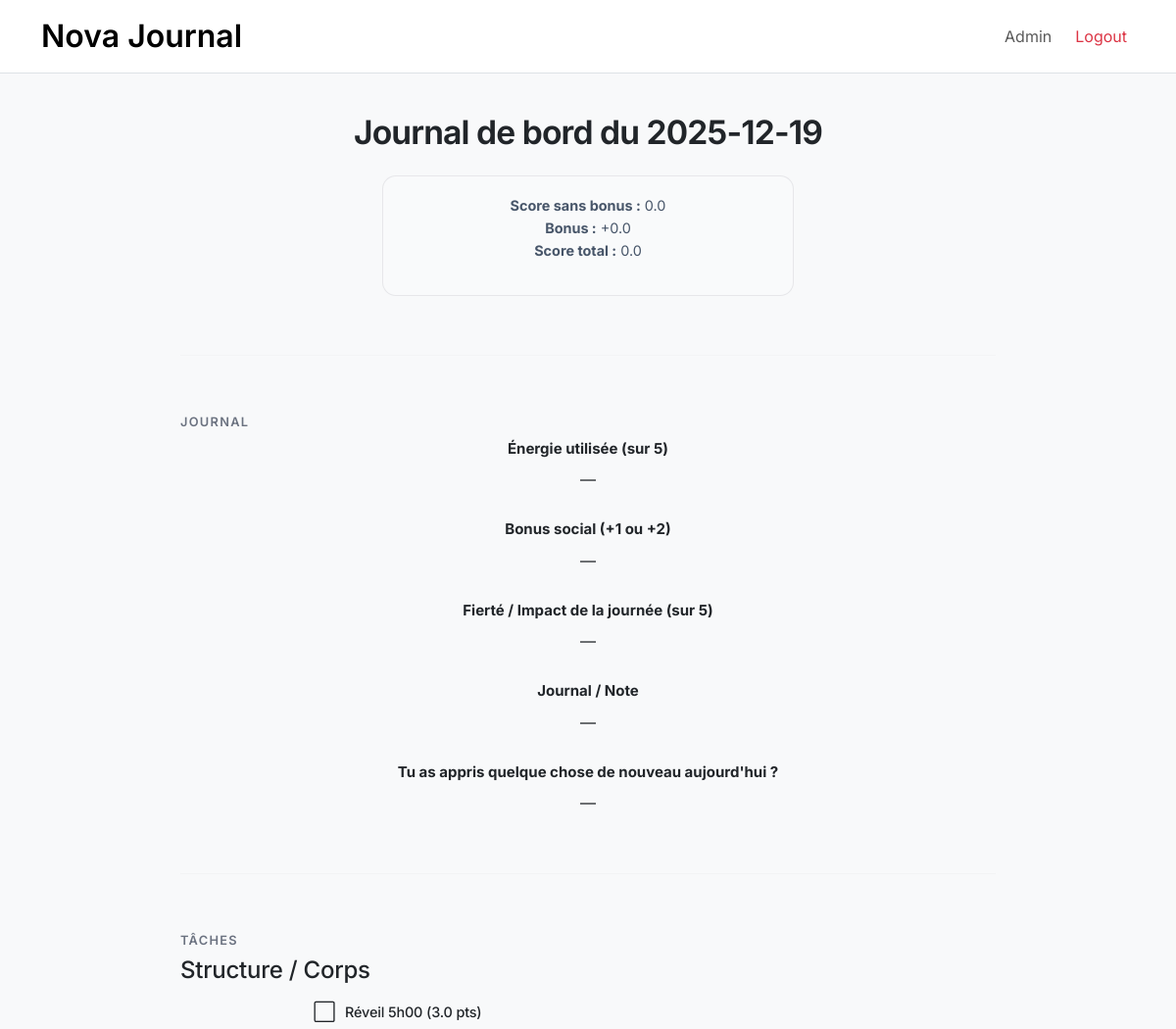
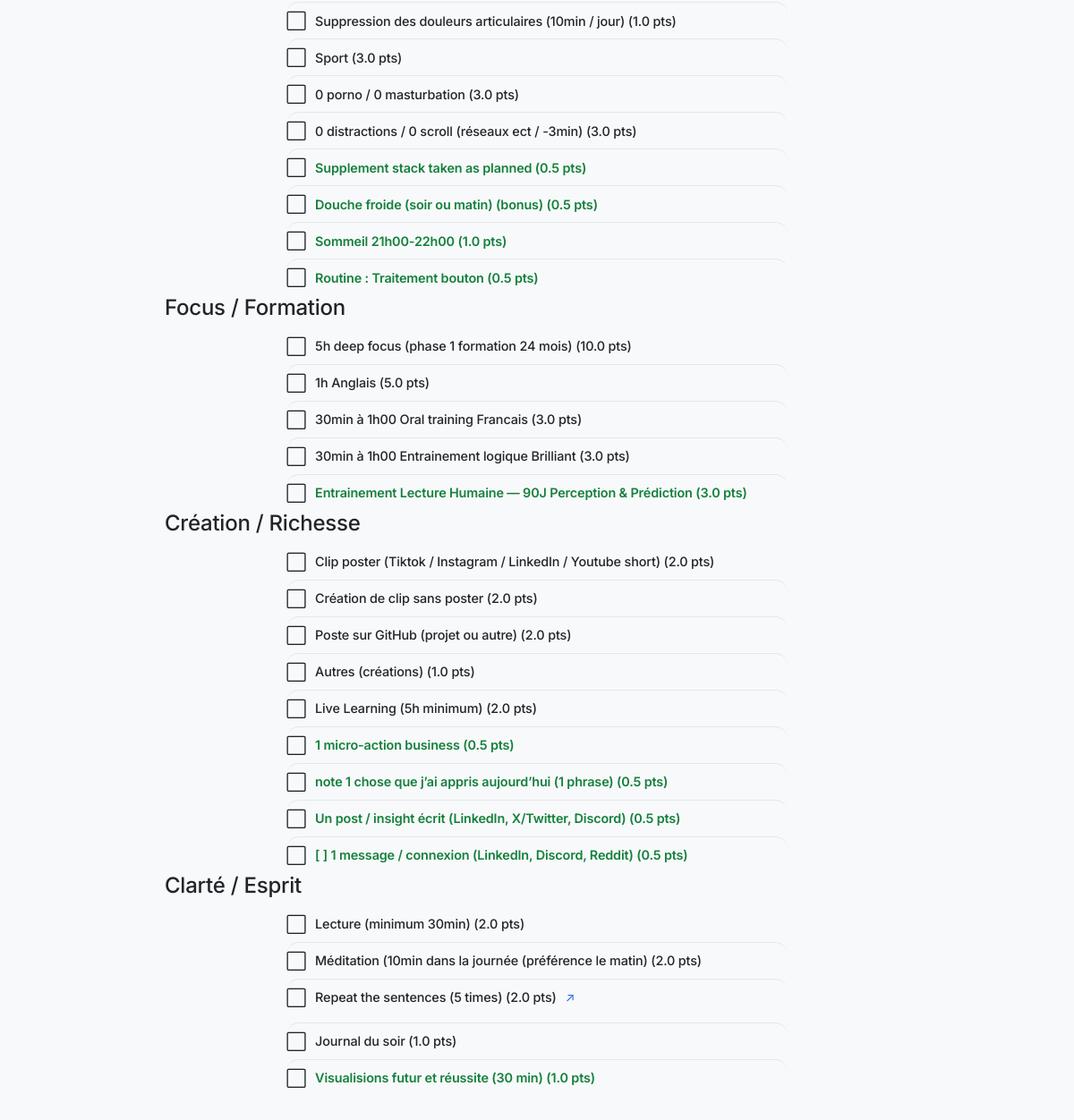
/old_journal/2025-12-19 (signed in), run on the app's committed database (2 pictures, top to bottom).
### tables this page shows
CREATE TABLE days (
    id_days INTEGER PRIMARY KEY AUTOINCREMENT,
    user_id INTEGER NOT NULL,
    date TEXT NOT NULL,
    total_score REAL DEFAULT 0,
    energy_score INTEGER CHECK (energy_score BETWEEN 1 AND 5),
    pride_score INTEGER CHECK (pride_score BETWEEN 1 AND 4),
    main_score REAL DEFAULT 0,
    bonus_score REAL DEFAULT 0,
    UNIQUE (user_id, date),
    FOREIGN KEY (user_id) REFERENCES users(id) ON DELETE CASCADE
);

CREATE TABLE input_definitions (
    id_input_def INTEGER PRIMARY KEY AUTOINCREMENT,
    user_id INTEGER NOT NULL,
    name TEXT NOT NULL,
    type TEXT NOT NULL CHECK (type IN ('scale', 'boolean', 'text', 'select')),
    min_value INTEGER,
    max_value INTEGER,
    active INTEGER NOT NULL DEFAULT 1,
    description TEXT, count_in_main INTEGER DEFAULT 0,
    FOREIGN KEY (user_id) REFERENCES users(id) ON DELETE CASCADE
);

CREATE TABLE tasks (
    id_task INTEGER PRIMARY KEY AUTOINCREMENT,
    user_id INTEGER NOT NULL,
    categorie TEXT NOT NULL,
    name TEXT NOT NULL,
    points REAL NOT NULL,
    active INTEGER NOT NULL DEFAULT 1,
    point_type TEXT NOT NULL CHECK (point_type IN ('main', 'bonus')) DEFAULT 'main',
    note TEXT,
    link TEXT,
    FOREIGN KEY (user_id) REFERENCES users(id) ON DELETE CASCADE
);

### app.py (the view)
@app.route("/old_journal/<date>")
@login_required
def old_journal(date):
    rows = db.execute(
        """
        SELECT *
        FROM days
        WHERE user_id = ? AND date = ?
        """,
        session["user_id"],
        date
    )
    if not rows:
        return redirect("/old_journals")
    day = rows[0]
    categories = db.execute(
        """
        SELECT id_category, name
        FROM categories
        WHERE user_id = ?
        ORDER BY name
        """,
        session["user_id"]
    )
    raw_tasks = db.execute(
        """
        SELECT *
        FROM tasks
        WHERE user_id = ? AND active = 1
        """,
        session["user_id"]
    )
    grouped_tasks = defaultdict(list)
    for task in raw_tasks:
        grouped_tasks[task["categorie"]].append(task)
    completed = db.execute(
        """
        SELECT id_task
        FROM completions
        WHERE id_days = ? AND completed = 1
        """,
        day["id_days"]
    )
    completed_tasks = {row["id_task"] for row in completed}
    daily_inputs = db.execute(
        """
        SELECT
            d.id_input_def,
            d.name,
            d.type,
            d.min_value,
            d.max_value,
            d.description,
            di.value,
            di.note
        FROM input_definitions d
        LEFT JOIN daily_inputs di
            ON d.id_input_def = di.id_input_def
           AND di.id_days = ?
        WHERE d.user_id = ?
          AND d.active = 1
        ORDER BY d.id_input_def
        """,
        day["id_days"],
        session["user_id"]
    )
    return render_template(
        "old_journal.html",
        mode="detail",
        days=[],
        day=day,
        categories=categories,
        tasks=grouped_tasks,
        completed_tasks=completed_tasks,
        daily_inputs=daily_inputs,
    )

### app.py (called while the page is built)
@app.after_request
def after_request(response):
    response.headers["Cache-Control"] = "no-cache, no-store, must-revalidate"
    response.headers["Expires"] = 0
    response.headers["Pragma"] = "no-cache"
    return response

### helpers.py (called while the page is built)
def login_required(f):
    @wraps(f)
    def decorated_function(*args, **kwargs):
        if session.get("user_id") is None:
            return redirect("/login")
        return f(*args, **kwargs)
    return decorated_function

### templates/old_journal.html (shortened to what this page needs)
{% extends "layout.html" %}
{% block main %}
{% if mode == "list" %}
<h2 class="text-center mb-4">Historique des journaux</h2>
<ul class="journal-list">
    {% for d in days %}
        <li>
            <a href="/old_journal/{{ d.date }}">
                {{ d.date }}
            </a>
            — Total : {{ d.total_score }}
            (Main : {{ d.main_score }}, Bonus : {{ d.bonus_score }})
        </li>
    {% else %}
        <li>Aucun journal enregistré.</li>
    {% endfor %}
</ul>
{% elif mode == "detail" %}
<h2 class="text-center mb-4">
    Journal de bord du {{ day.date }}
</h2>
<div class="score-box" style="margin-bottom:20px;">
    <p>
        <strong>Score sans bonus :</strong>
        {{ day.main_score }}
        <br>
        <strong>Bonus :</strong>
        +{{ day.bonus_score }}
        <br>
        <strong>Score total :</strong>
        {{ day.total_score }}
    </p>
</div>
<hr>
{% if daily_inputs %}
<h3>Journal</h3>
{% for q in daily_inputs %}
<div class="daily-input-row">
    <label class="daily-input-label">
        <strong>{{ q.name }}</strong>
    </label>
    <div class="daily-input-control">
        {% if q.type == "scale" %}
            <span class="readonly-value">
                {{ q.value if q.value is not none else "—" }}
            </span>
        {% elif q.type == "boolean" %}
            <span class="readonly-value">
                {% if q.value == 1 %}Oui{% elif q.value == 0 %}Non{% else %}—{% endif %}
            </span>
        {% elif q.type == "text" %}
            <div class="readonly-text">
                {{ q.note or "—" }}
            </div>
        {% endif %}
    </div>
</div>
{% endfor %}
{% endif %}
<hr>
{% if tasks %}
<h3>Tâches</h3>
{% for category, items in tasks.items() %}
<h4>{{ category }}</h4>
<ul>
{% for task in items %}
<li class="task">
    <div class="task-row">
        <span class="task-checkbox">
            {% if task.id_task in completed_tasks %}
                ✅
            {% else %}
                ⬜
            {% endif %}
        </span>
        <span class="task-title {% if task.point_type == 'bonus' %}task-bonus{% endif %}">
            {{ task.name }} ({{ task.points }} pts)
        </span>
        {% if task.link %}
            <a href="{{ task.link }}" target="_blank" class="task-link">↗</a>
        {% endif %}
    </div>
</li>
{% endfor %}
</ul>
{% endfor %}
{% endif %}
{% endif %}
{% endblock %}

### templates/layout.html (shortened to what this page needs)
<!DOCTYPE html>
<html lang="en">
<head>
    <link
        href="https://cdn.jsdelivr.net/npm/bootstrap@5.3.3/dist/css/bootstrap.min.css"
        rel="stylesheet"
    >
    <link href="{{ url_for('static', filename='styles.css') }}" rel="stylesheet">
    <link href="{{ url_for('static', filename='styles_journal.css') }}" rel="stylesheet">
</head>
<body class="bg-light text-dark">
<nav class="navbar navbar-expand-md navbar-light bg-white border-bottom">
    <div class="container-xl">
        <a class="navbar-brand fw-semibold" href="/">
            Nova Journal
        </a>
        <div class="collapse navbar-collapse" id="navbar">
            <ul class="navbar-nav ms-auto align-items-md-center gap-md-2 mt-3 mt-md-0">
                {% if session["user_id"] %}
                    <li class="nav-item">
                        <a class="nav-link" href="/admin">Admin</a>
                    </li>
                    <li class="nav-item">
                        <a class="nav-link text-danger" href="/logout">Logout</a>
                    </li>
                {% endif %}
            </ul>
        </div>
    </div>
</nav>
<main>
    {% block main %}{% endblock %}
</main>
</body>
</html>

### static/styles.css (style rules this page uses)
nav .navbar-brand { font-size: xx-large; }
:root { --font-ui: Inter, -apple-system, BlinkMacSystemFont, "Segoe UI", Roboto, Helvetica, Arial, sans-serif; }
html, body { font-family: var(--font-ui); font-weight: 400; color: #0f172a; -webkit-font-smoothing: antialiased; -moz-osx-font-smoothing: grayscale; }
h1, h2, h3, h4 { font-weight: 500; letter-spacing: -0.01em; }
p { line-height: 1.6; color: #475569; }

### static/styles_journal.css (style rules this page uses)
:root { --bg-page: #f8f9fb; --bg-card: #ffffff; --text-main: #0f172a; --text-muted: #6b7280; --border: rgba(15, 23, 42, 0.08); --accent: #2563eb; --accent-soft: rgba(37, 99, 235, 0.15); --success: #15803d; --radius-lg: 18px; --radius: 14px; --radius-sm: 10px; --shadow-xs: 0 1px 2px rgba(0,0,0,0.04); --shadow-sm: 0 4px 12px rgba(15,23,42,0.06); --shadow-md: 0 10px 28px rgba(15,23,42,0.10); --shadow-lg: 0 20px 50px rgba(15,23,42,0.14); --font: -apple-system, BlinkMacSystemFont, "Inter", "Segoe UI", Roboto, Helvetica, Arial, sans-serif; }
* { box-sizing: border-box; }
h2 { font-size: 2.2rem; font-weight: 650; letter-spacing: -0.025em; text-align: center; margin-bottom: 24px; }
h3 { margin: 44px 0 14px; font-size: 0.8rem; font-weight: 600; letter-spacing: 0.1em; text-transform: uppercase; color: var(--text-muted); }
.score-box { background: var(--bg-card); border-radius: var(--radius-lg); padding: 18px 22px; margin: 0 auto 32px; max-width: 420px; border: 1px solid var(--border); box-shadow: var(--shadow-sm); text-align: center; font-size: 0.9rem; }
ul { list-style: none; padding: 0; margin: 0; }
.task { max-width: 560px; margin-left: auto; margin-right: auto; background: var(--bg-card); border-radius: var(--radius); padding: 12px 14px; margin-bottom: 10px; border: 1px solid var(--border); box-shadow: var(--shadow-xs); transition: all 0.25s ease; }
.task-row { display: flex; align-items: center; gap: 10px; }
.task-title { font-size: 0.9rem; font-weight: 500; letter-spacing: -0.01em; }
.task-bonus { color: var(--success); font-weight: 600; }
.task-link { color: var(--accent); text-decoration: none; font-size: 0.85rem; }
hr { margin: 60px 0; border: none; height: 1px; background: var(--border); }
.daily-input-row { max-width: 640px; margin: 0 auto 28px auto; text-align: center; }
.daily-input-label { display: block; margin-bottom: 8px; font-size: 15px; font-weight: 500; }
.daily-input-control { display: flex; justify-content: center; margin-bottom: 6px; }
body { background: #fafafa; }
main { max-width: 880px; margin: 40px auto; padding: 0 24px; }
h3 { margin: 28px 0 8px; }
.score-box { box-shadow: none; border-radius: 12px; margin-bottom: 20px; }
.task { background: transparent; border: none; box-shadow: none; padding: 6px 0; margin-bottom: 6px; }
.task + .task { border-top: 1px solid var(--border); }
body { background: #f6f7f9; }
h2 { font-size: 2.1rem; font-weight: 650; margin-bottom: 12px; }
.score-box { background: #f9fafb; border-radius: 14px; border: 1px solid var(--border); box-shadow: none; margin-bottom: 0; }
.task { background: transparent; border: none; box-shadow: none; padding: 8px 0; margin-bottom: 0; }

### data on the page
days: date "2025-12-19", main_score "0.0", bonus_score "0.0", total_score "0.0"
input_definitions: name "Énergie utilisée (sur 5)", value "—"
input_definitions: name "Bonus social (+1 ou +2)", value "—"
input_definitions: name "Fierté / Impact de la journée (sur 5)", value "—"
input_definitions: name "Journal / Note", note "—"
input_definitions: name "Tu as appris quelque chose de nouveau aujourd'hui ?"
tasks: categorie "Structure / Corps", name "Réveil 5h00", points "3.0"
tasks: name "Suppression des douleurs articulaires (10min / jour)", points "1.0"
tasks: name "Sport", points "3.0"
tasks: name "0 porno / 0 masturbation", points "3.0"
tasks: name "0 distractions / 0 scroll (réseaux ect / -3min)", points "3.0"
tasks: name "Supplement stack taken as planned", points "0.5"
tasks: name "Douche froide (soir ou matin) (bonus)", points "0.5"
tasks: name "Sommeil 21h00-22h00", points "1.0"
tasks: name "Routine : Traitement bouton", points "0.5"
tasks: categorie "Focus / Formation", name "5h deep focus (phase 1 formation 24 mois)", points "10.0"
tasks: name "1h Anglais", points "5.0"
tasks: name "30min à 1h00 Oral training Francais", points "3.0"
tasks: name "30min à 1h00 Entrainement logique Brilliant", points "3.0"
tasks: name "Entrainement Lecture Humaine — 90J Perception & Prédiction", points "3.0"
tasks: categorie "Création / Richesse", name "Clip poster (Tiktok / Instagram / LinkedIn / Youtube short)", points "2.0"
tasks: name "Création de clip sans poster", points "2.0"
tasks: name "Poste sur GitHub (projet ou autre)", points "2.0"
tasks: name "Autres (créations)", points "1.0"
tasks: name "Live Learning (5h minimum)", points "2.0"
tasks: name "1 micro-action business", points "0.5"
tasks: name "note 1 chose que j’ai appris aujourd’hui (1 phrase)", points "0.5"
tasks: name "Un post / insight écrit (LinkedIn, X/Twitter, Discord)", points "0.5"
tasks: name "[ ] 1 message / connexion (LinkedIn, Discord, Reddit)", points "0.5"
tasks: categorie "Clarté / Esprit", name "Lecture (minimum 30min)", points "2.0"
tasks: name "Méditation (10min dans la journée (préférence le matin)", points "2.0"
tasks: name "Repeat the sentences (5 times)", points "2.0"
tasks: name "Journal du soir", points "1.0"
tasks: name "Visualisions futur et réussite (30 min)", points "1.0"
